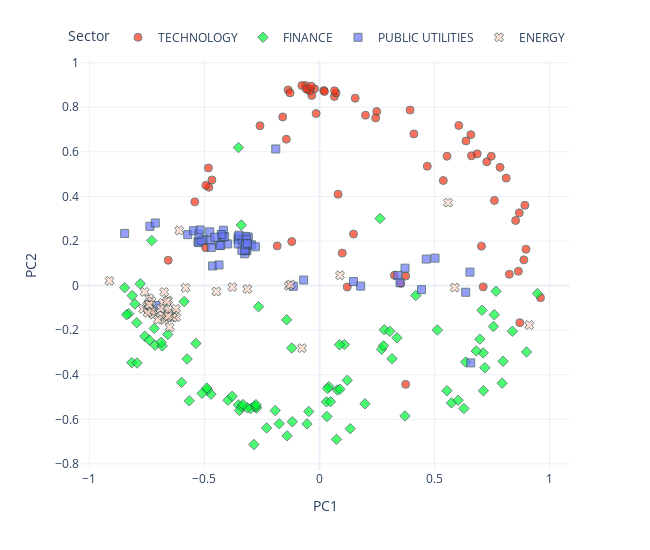

Notebook source saved alongside this figure:
### Code cell
from utils.visualisation_functions import pca_plot_from_embeddings

pca_plot_from_embeddings(
    embedding_matrix=embeddings.weight.detach().numpy(),
    sectors=data.sectors,
    tickers=data.tickers,
    industries=data.industries,
    names=data.names,
    dimensions=2,
    reduced=True,
    method="PCA",
    return_df=False,
    rand_state=None,
)

### Figure 1 — Plotly figure (JSON) as saved in the notebook; plotly's stock layout.template omitted (floating-point values rounded to 4 significant figures; data arrays with more than 128 entries replaced by an {"elided": "..."} marker saying what was removed)
{"data": [{"customdata": {"elided": "67x3 str values"}, "hovertemplate": "<b>%{hovertext}</b><br><br>Sector=%{customdata[1]}<br>PC1=%{x}<br>PC2=%{y}<br>ticker=%{customdata[0]}<br>industry=%{customdata[2]}<extra></extra>", "hovertext": ["COMPUTER MANUFACTURING", "EDP SERVICES", "COMPUTER SOFTWARE: PREPACKAGED SOFTWARE", "SEMICONDUCTORS", "EDP SERVICES", "COMPUTER SOFTWARE: PREPACKAGED SOFTWARE", "EDP SERVICES", "SEMICONDUCTORS", "COMPUTER SOFTWARE: PREPACKAGED SOFTWARE", "ELECTRICAL PRODUCTS", "COMPUTER SOFTWARE: PREPACKAGED SOFTWARE", "EDP SERVICES", "COMPUTER SOFTWARE: PREPACKAGED SOFTWARE", "EDP SERVICES", "EDP SERVICES", "RADIO AND TELEVISION BROADCASTING AND COMMUNICATIONS EQUIPMENT", "SEMICONDUCTORS", "COMPUTER COMMUNICATIONS EQUIPMENT", "ELECTRICAL PRODUCTS", "INDUSTRIAL MACHINERY/COMPONENTS", "SEMICONDUCTORS", "COMPUTER COMMUNICATIONS EQUIPMENT", "SEMICONDUCTORS", "INDUSTRIAL MACHINERY/COMPONENTS", "COMPUTER SOFTWARE: PREPACKAGED SOFTWARE", "RADIO AND TELEVISION BROADCASTING AND COMMUNICATIONS EQUIPMENT", "INDUSTRIAL MACHINERY/COMPONENTS", "EDP SERVICES", "COMPUTER MANUFACTURING", "COMPUTER MANUFACTURING", "SEMICONDUCTORS", "SEMICONDUCTORS", "ADVERTISING", "INDUSTRIAL MACHINERY/COMPONENTS", "EDP SERVICES", "PROFESSIONAL SERVICES", "SEMICONDUCTORS", "INDUSTRIAL MACHINERY/COMPONENTS", "SEMICONDUCTORS", "PROFESSIONAL SERVICES", "COMPUTER SOFTWARE: PREPACKAGED SOFTWARE", "RADIO AND TELEVISION BROADCASTING AND COMMUNICATIONS EQUIPMENT", "SEMICONDUCTORS", "SEMICONDUCTORS", "ADVERTISING", "COMPUTER SOFTWARE: PREPACKAGED SOFTWARE", "ELECTRICAL PRODUCTS", "SEMICONDUCTORS", "ELECTRICAL PRODUCTS", "INDUSTRIAL MACHINERY/COMPONENTS", "COMPUTER SOFTWARE: PREPACKAGED SOFTWARE", "EDP SERVICES", "SEMICONDUCTORS", "SEMICONDUCTORS", "INDUSTRIAL MACHINERY/COMPONENTS", "SEMICONDUCTORS", "INDUSTRIAL MACHINERY/COMPONENTS", "COMPUTER SOFTWARE: PREPACKAGED SOFTWARE", "RETAIL: COMPUTER SOFTWARE & PERIPHERAL EQUIPMENT", "SEMICONDUCTORS", "COMPUTER SOFTWARE: PREPACKAGED SOFTWARE", "EDP SERVICES", "ELECTRONIC COMPONENTS", "ADVERTISING", "SEMICONDUCTORS", "COMPUTER PERIPHERAL EQUIPMENT", "EDP SERVICES"], "legendgroup": "TECHNOLOGY", "marker": {"color": "#FD3216", "line": {"color": "DarkSlateGrey", "width": 1}, "opacity": 0.7, "size": 8, "symbol": "circle"}, "mode": "markers", "name": "TECHNOLOGY", "orientation": "v", "showlegend": true, "type": "scatter", "x": [0.6054, 0.08078, 0.6365, 0.06474, 0.8644, 0.4102, -0.4811, -0.02147, -0.494, -0.1443, 0.8926, 0.5381, 0.6607, 0.7603, 0.3746, -0.0513, -0.04404, 0.7271, -0.4831, -0.1205, 0.01852, -0.4677, -0.03358, 0.3745, 0.7466, 0.5542, 0.3528, 0.8973, 0.6854, 0.8883, -0.06086, 0.3935, 0.8707, 0.7115, 0.8525, -0.4949, -0.1364, -0.07657, -0.04151, 0.1205, 0.8684, 0.8114, 0.07205, 0.02163, 0.9606, 0.7848, -0.5422, -0.128, -0.16, 0.3258, 0.1999, -0.1841, -0.0147, -0.05742, 0.0989, -0.03616, -0.6577, 0.6581, 0.4684, 0.1551, 0.2487, 0.1477, 0.244, 0.8252, 0.065, 0.704, -0.2588], "xaxis": "x", "y": [0.718, 0.4098, 0.6488, 0.8486, 0.06424, 0.6804, 0.4411, 0.8826, 0.4496, 0.6567, 0.3602, 0.4714, 0.5824, 0.3822, -0.4432, 0.8799, 0.8821, 0.5553, 0.5279, 0.1972, 0.8754, 0.474, 0.8531, 0.04251, 0.5803, 0.5804, 0.01019, 0.1632, 0.5909, 0.1156, 0.8977, 0.7875, -0.1665, -0.005957, 0.2918, 0.1702, 0.8777, 0.8972, 0.8736, -0.006566, 0.3262, 0.4821, 0.8644, 0.8707, -0.0543, 0.5304, 0.3757, 0.8645, 0.7565, 0.046, 0.7643, 0.1779, 0.7717, 0.8819, 0.1456, 0.8946, 0.1135, 0.6772, 0.5358, 0.8407, 0.7806, 0.2313, 0.7521, 0.05075, 0.8742, 0.1769, 0.717], "yaxis": "y"}, {"customdata": {"elided": "93x3 str values"}, "hovertemplate": "<b>%{hovertext}</b><br><br>Sector=%{customdata[1]}<br>PC1=%{x}<br>PC2=%{y}<br>ticker=%{customdata[0]}<br>industry=%{customdata[2]}<extra></extra>", "hovertext": ["INVESTMENT MANAGERS", "DIVERSIFIED COMMERCIAL SERVICES", "LIFE INSURANCE", "PROPERTY-CASUALTY INSURERS", "ACCIDENT &HEALTH INSURANCE", "PROPERTY-CASUALTY INSURERS", "SPECIALTY INSURERS", "SPECIALTY INSURERS", "MAJOR BANKS", "FINANCE: CONSUMER SERVICES", "MAJOR BANKS", "MAJOR BANKS", "COMMERCIAL BANKS", "COMMERCIAL BANKS", "INVESTMENT MANAGERS", "MAJOR BANKS", "MAJOR BANKS", "MAJOR BANKS", "SPECIALTY INSURERS", "MAJOR BANKS", "MAJOR BANKS", "PROPERTY-CASUALTY INSURERS", "MAJOR BANKS", "MAJOR BANKS", "LIFE INSURANCE", "PROPERTY-CASUALTY INSURERS", "MAJOR BANKS", "PROPERTY-CASUALTY INSURERS", "MAJOR BANKS", "FINANCE: CONSUMER SERVICES", "FINANCE: CONSUMER SERVICES", "INVESTMENT MANAGERS", "MAJOR BANKS", "MAJOR BANKS", "MAJOR BANKS", "MAJOR BANKS", "MAJOR BANKS", "MAJOR BANKS", "MAJOR BANKS", "MAJOR BANKS", "MAJOR BANKS", "MAJOR BANKS", "MAJOR BANKS", "PROPERTY-CASUALTY INSURERS", "PROPERTY-CASUALTY INSURERS", "INVESTMENT MANAGERS", "LIFE INSURANCE", "PROPERTY-CASUALTY INSURERS", "PROPERTY-CASUALTY INSURERS", "PROPERTY-CASUALTY INSURERS", "SPECIALTY INSURERS", "MAJOR BANKS", "MAJOR BANKS", "MAJOR BANKS", "MAJOR BANKS", "PROPERTY-CASUALTY INSURERS", "SAVINGS INSTITUTIONS", "PROPERTY-CASUALTY INSURERS", "MAJOR BANKS", "MAJOR BANKS", "INVESTMENT BANKERS/BROKERS/SERVICE", "PROPERTY-CASUALTY INSURERS", "DIVERSIFIED COMMERCIAL SERVICES", "INVESTMENT BANKERS/BROKERS/SERVICE", "INVESTMENT BANKERS/BROKERS/SERVICE", "FINANCE/INVESTORS SERVICES", "PROPERTY-CASUALTY INSURERS", "MAJOR BANKS", "FINANCE: CONSUMER SERVICES", "MAJOR BANKS", "FINANCE: CONSUMER SERVICES", "MAJOR BANKS", "MAJOR BANKS", "MAJOR BANKS", "MAJOR BANKS", "LIFE INSURANCE", "MAJOR BANKS", "INVESTMENT BANKERS/BROKERS/SERVICE", "MAJOR BANKS", "PROPERTY-CASUALTY INSURERS", "MAJOR BANKS", "MAJOR BANKS", "ACCIDENT &HEALTH INSURANCE", "MAJOR BANKS", "MAJOR BANKS", "MAJOR BANKS", "MAJOR BANKS", "MAJOR BANKS", "MAJOR BANKS", "PROPERTY-CASUALTY INSURERS", "MAJOR BANKS", "MAJOR BANKS", "MAJOR BANKS"], "legendgroup": "FINANCE", "marker": {"color": "#00FE35", "line": {"color": "DarkSlateGrey", "width": 1}, "opacity": 0.7, "size": 8, "symbol": "diamond"}, "mode": "markers", "name": "FINANCE", "orientation": "v", "showlegend": true, "type": "scatter", "x": [0.3715, -0.3398, 0.2702, 0.7114, 0.7941, 0.6279, 0.7064, 0.7595, -0.3525, 0.5542, -0.05425, -0.1182, 0.3366, 0.1207, 0.3153, 0.07794, -0.3978, -0.5662, 0.7562, -0.7147, 0.03213, 0.6969, -0.3479, -0.2839, -0.7292, 0.7189, -0.2741, 0.5735, -0.7943, 0.7675, 0.9474, 0.108, -0.8159, -0.8296, -0.4717, -0.3369, -0.6836, -0.7594, -0.5999, -0.2995, -0.8024, 0.03011, -0.2759, 0.04108, 0.798, 0.08684, 0.04766, -0.1409, 0.2816, 0.3054, 0.8385, -0.175, 0.08875, -0.7931, -0.7395, 0.6026, -0.2298, 0.6356, -0.04675, -0.2763, -0.1208, -0.2652, 0.2631, -0.1429, 0.4184, -0.3523, -0.5885, -0.5373, -0.2852, -0.3135, 0.8997, -0.847, -0.1926, 0.03458, -0.3796, 0.7124, -0.6879, 0.2783, -0.7791, 0.6813, -0.7183, -0.6597, 0.1977, 0.1337, -0.488, -0.5756, -0.4902, -0.5102, 0.07391, 0.5124, -0.8141, -0.8385, -0.3331], "xaxis": "x", "y": [-0.585, 0.2716, -0.2855, -0.3019, -0.4379, -0.5516, -0.1109, -0.1308, -0.5356, -0.4717, -0.6207, -0.611, -0.2343, -0.425, -0.3282, -0.4685, -0.5148, -0.5172, -0.1836, -0.2675, -0.5873, -0.2403, -0.5603, -0.5418, 0.2017, -0.3687, -0.5496, -0.5265, -0.1668, -0.02544, -0.0358, -0.2647, -0.3456, -0.126, -0.4873, -0.5431, -0.271, -0.2272, -0.4344, -0.5521, -0.08262, -0.5218, -0.5435, -0.4537, -0.3398, -0.2658, -0.521, -0.6742, -0.1983, -0.2053, -0.2048, -0.6201, -0.4649, -0.3474, -0.2448, -0.5149, -0.6387, -0.3431, -0.565, -0.5342, -0.2802, -0.09474, 0.3011, -0.1535, -0.04472, 0.6191, -0.07164, -0.2597, -0.7131, -0.5483, -0.298, -0.009527, -0.5606, -0.4623, -0.4966, -0.4719, -0.2543, -0.2701, 0.008302, -0.2935, -0.1921, -0.2194, -0.5304, -0.6421, -0.4684, -0.3294, -0.4595, -0.4836, -0.69, -0.1995, -0.04477, -0.131, -0.5337], "yaxis": "y"}, {"customdata": {"elided": "57x3 str values"}, "hovertemplate": "<b>%{hovertext}</b><br><br>Sector=%{customdata[1]}<br>PC1=%{x}<br>PC2=%{y}<br>ticker=%{customdata[0]}<br>industry=%{customdata[2]}<extra></extra>", "hovertext": ["ELECTRIC UTILITIES: CENTRAL", "POWER GENERATION", "OIL/GAS TRANSMISSION", "POWER GENERATION", "WATER SUPPLY", "TELECOMMUNICATIONS EQUIPMENT", "ELECTRIC UTILITIES: CENTRAL", "TELECOMMUNICATIONS EQUIPMENT", "TELECOMMUNICATIONS EQUIPMENT", "POWER GENERATION", "ELECTRIC UTILITIES: CENTRAL", "TELECOMMUNICATIONS EQUIPMENT", "WATER SUPPLY", "ELECTRIC UTILITIES: CENTRAL", "ELECTRIC UTILITIES: CENTRAL", "POWER GENERATION", "POWER GENERATION", "ELECTRIC UTILITIES: CENTRAL", "ELECTRIC UTILITIES: CENTRAL", "ELECTRIC UTILITIES: CENTRAL", "POWER GENERATION", "TELECOMMUNICATIONS EQUIPMENT", "ELECTRIC UTILITIES: CENTRAL", "ELECTRIC UTILITIES: CENTRAL", "POWER GENERATION", "ELECTRIC UTILITIES: CENTRAL", "OIL/GAS TRANSMISSION", "POWER GENERATION", "OIL/GAS TRANSMISSION", "OIL/GAS TRANSMISSION", "ELECTRIC UTILITIES: CENTRAL", "OIL & GAS PRODUCTION", "ELECTRIC UTILITIES: CENTRAL", "POWER GENERATION", "POWER GENERATION", "TELECOMMUNICATIONS EQUIPMENT", "ELECTRIC UTILITIES: CENTRAL", "ELECTRIC UTILITIES: CENTRAL", "ELECTRIC UTILITIES: CENTRAL", "TELECOMMUNICATIONS EQUIPMENT", "POWER GENERATION", "OIL/GAS TRANSMISSION", "ELECTRIC UTILITIES: CENTRAL", "OIL/GAS TRANSMISSION", "OIL & GAS PRODUCTION", "TELECOMMUNICATIONS EQUIPMENT", "TELECOMMUNICATIONS EQUIPMENT", "NATURAL GAS DISTRIBUTION", "NATURAL GAS DISTRIBUTION", "TELECOMMUNICATIONS EQUIPMENT", "TELECOMMUNICATIONS EQUIPMENT", "NATURAL GAS DISTRIBUTION", "TELECOMMUNICATIONS EQUIPMENT", "POWER GENERATION", "ENVIRONMENTAL SERVICES", "NATURAL GAS DISTRIBUTION", "WATER SUPPLY"], "legendgroup": "PUBLIC UTILITIES", "marker": {"color": "#6A76FC", "line": {"color": "DarkSlateGrey", "width": 1}, "opacity": 0.7, "size": 8, "symbol": "square"}, "mode": "markers", "name": "PUBLIC UTILITIES", "orientation": "v", "showlegend": true, "type": "scatter", "x": [-0.4177, -0.3993, -0.316, -0.3093, -0.8471, 0.1478, -0.4251, 0.3717, -0.1901, -0.4353, -0.4295, 0.4435, -0.7374, -0.3536, -0.3537, -0.4196, -0.3205, -0.5279, -0.4123, -0.4774, -0.5728, 0.1788, -0.3253, -0.3532, -0.3339, -0.4269, -0.4649, -0.3203, -0.5029, -0.4746, -0.3374, -0.4369, -0.7138, -0.455, -0.5479, -0.1139, -0.5248, -0.3498, -0.5147, 0.6573, -0.2961, -0.4705, -0.3171, -0.5242, -0.5187, 0.3402, 0.6355, -0.06891, -0.324, 0.5022, 0.4639, -0.3229, 0.3497, -0.3137, 0.6538, -0.7083, -0.279], "xaxis": "x", "y": [0.2482, 0.1868, 0.1555, 0.2175, 0.2339, 0.01812, 0.2214, 0.07809, 0.6129, 0.1805, 0.1797, -0.01821, 0.2657, 0.2183, 0.2065, 0.2184, 0.2207, 0.196, 0.219, 0.2411, 0.2285, -0.002259, 0.1426, 0.1865, 0.2019, 0.2291, 0.08795, 0.159, 0.2073, 0.2013, 0.157, 0.09251, 0.2807, 0.2169, 0.2459, -0.003008, 0.1927, 0.2261, 0.2022, -0.3469, 0.183, 0.1709, 0.2086, 0.2303, 0.2495, 0.04584, -0.03004, 0.02503, 0.1601, 0.123, 0.119, 0.1831, 0.01281, 0.1889, 0.06041, -0.08944, 0.1741], "yaxis": "y"}, {"customdata": {"elided": "46x3 str values"}, "hovertemplate": "<b>%{hovertext}</b><br><br>Sector=%{customdata[1]}<br>PC1=%{x}<br>PC2=%{y}<br>ticker=%{customdata[0]}<br>industry=%{customdata[2]}<extra></extra>", "hovertext": ["INTEGRATED OIL COMPANIES", "OIL & GAS PRODUCTION", "OIL & GAS PRODUCTION", "INDUSTRIAL MACHINERY/COMPONENTS", "INDUSTRIAL MACHINERY/COMPONENTS", "METAL FABRICATIONS", "INTEGRATED OIL COMPANIES", "NATURAL GAS DISTRIBUTION", "INTEGRATED OIL COMPANIES", "INDUSTRIAL MACHINERY/COMPONENTS", "OIL & GAS PRODUCTION", "INTEGRATED OIL COMPANIES", "OIL & GAS PRODUCTION", "INTEGRATED OIL COMPANIES", "OIL & GAS PRODUCTION", "OIL & GAS PRODUCTION", "CONSUMER ELECTRONICS/APPLIANCES", "OIL & GAS PRODUCTION", "OIL & GAS PRODUCTION", "OIL & GAS PRODUCTION", "CONSUMER ELECTRONICS/APPLIANCES", "OILFIELD SERVICES/EQUIPMENT", "INTEGRATED OIL COMPANIES", "OIL & GAS PRODUCTION", "OIL REFINING/MARKETING", "ELECTRIC UTILITIES: CENTRAL", "OIL & GAS PRODUCTION", "OIL & GAS PRODUCTION", "OIL & GAS PRODUCTION", "OIL & GAS PRODUCTION", "OIL & GAS PRODUCTION", "OILFIELD SERVICES/EQUIPMENT", "OIL & GAS PRODUCTION", "CONSUMER ELECTRONICS/APPLIANCES", "OIL & GAS PRODUCTION", "OIL & GAS PRODUCTION", "OIL & GAS PRODUCTION", "OIL & GAS PRODUCTION", "OILFIELD SERVICES/EQUIPMENT", "OIL & GAS PRODUCTION", "OIL & GAS PRODUCTION", "OIL & GAS PRODUCTION", "OIL & GAS PRODUCTION", "INTEGRATED OIL COMPANIES", "METAL FABRICATIONS", "INTEGRATED OIL COMPANIES"], "legendgroup": "ENERGY", "marker": {"color": "#FED4C4", "line": {"color": "DarkSlateGrey", "width": 1}, "opacity": 0.7, "size": 8, "symbol": "x"}, "mode": "markers", "name": "ENERGY", "orientation": "v", "showlegend": true, "type": "scatter", "x": [-0.6818, -0.7667, -0.7378, -0.07615, -0.1339, -0.7232, -0.4483, -0.3138, -0.7408, 0.08885, -0.6696, -0.6584, -0.6232, -0.379, -0.7495, -0.7602, 0.588, -0.7289, -0.6751, -0.6754, 0.912, -0.7229, -0.7372, -0.6851, -0.9129, -0.61, -0.7297, -0.7438, -0.7313, -0.6385, -0.6589, -0.7028, -0.7396, 0.5587, -0.6378, -0.6628, -0.5825, -0.6636, -0.747, -0.6243, -0.653, -0.6512, -0.6571, -0.6909, -0.6578, -0.1256], "xaxis": "x", "y": [-0.07795, -0.1044, -0.1104, -0.2808, -0.0008673, -0.1187, -0.02671, -0.01567, -0.05692, 0.04615, -0.125, -0.06619, -0.1429, -0.006988, -0.09082, -0.02819, -0.008866, -0.1202, -0.02899, -0.1547, -0.1769, -0.1309, -0.08963, -0.1328, 0.02099, 0.247, -0.07068, -0.08566, -0.1128, -0.1247, -0.1379, -0.1532, -0.08518, 0.3721, -0.1434, -0.1432, -0.01006, -0.0709, -0.122, -0.1042, -0.1333, -0.1867, -0.1088, -0.1031, -0.1372, 0.004743], "yaxis": "y"}], "layout": {"height": 550, "legend": {"orientation": "h", "title": {"text": "Sector"}, "tracegroupgap": 0, "x": 1, "xanchor": "right", "y": 1.02, "yanchor": "bottom"}, "margin": {"t": 60}, "width": 650, "xaxis": {"anchor": "y", "domain": [0, 1], "title": {"text": "PC1"}}, "yaxis": {"anchor": "x", "domain": [0, 1], "title": {"text": "PC2"}}}}
